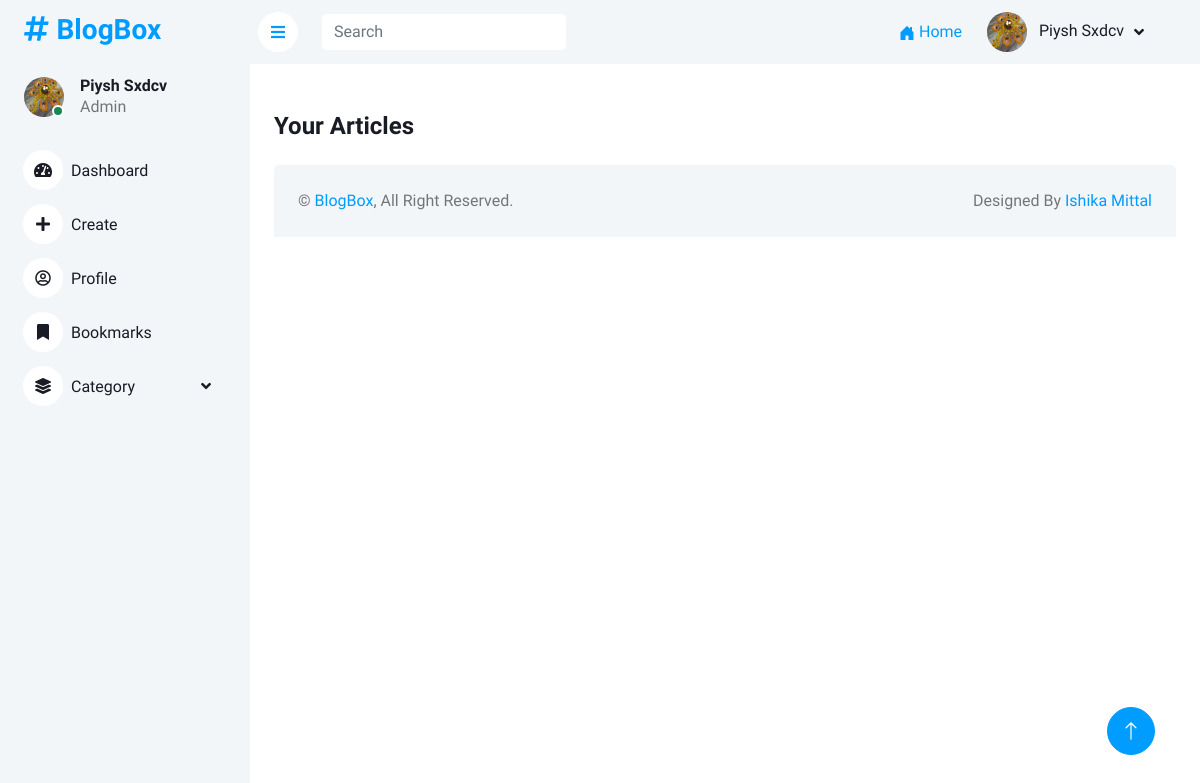
Before: /dashboard/ (signed in) with the older database file.
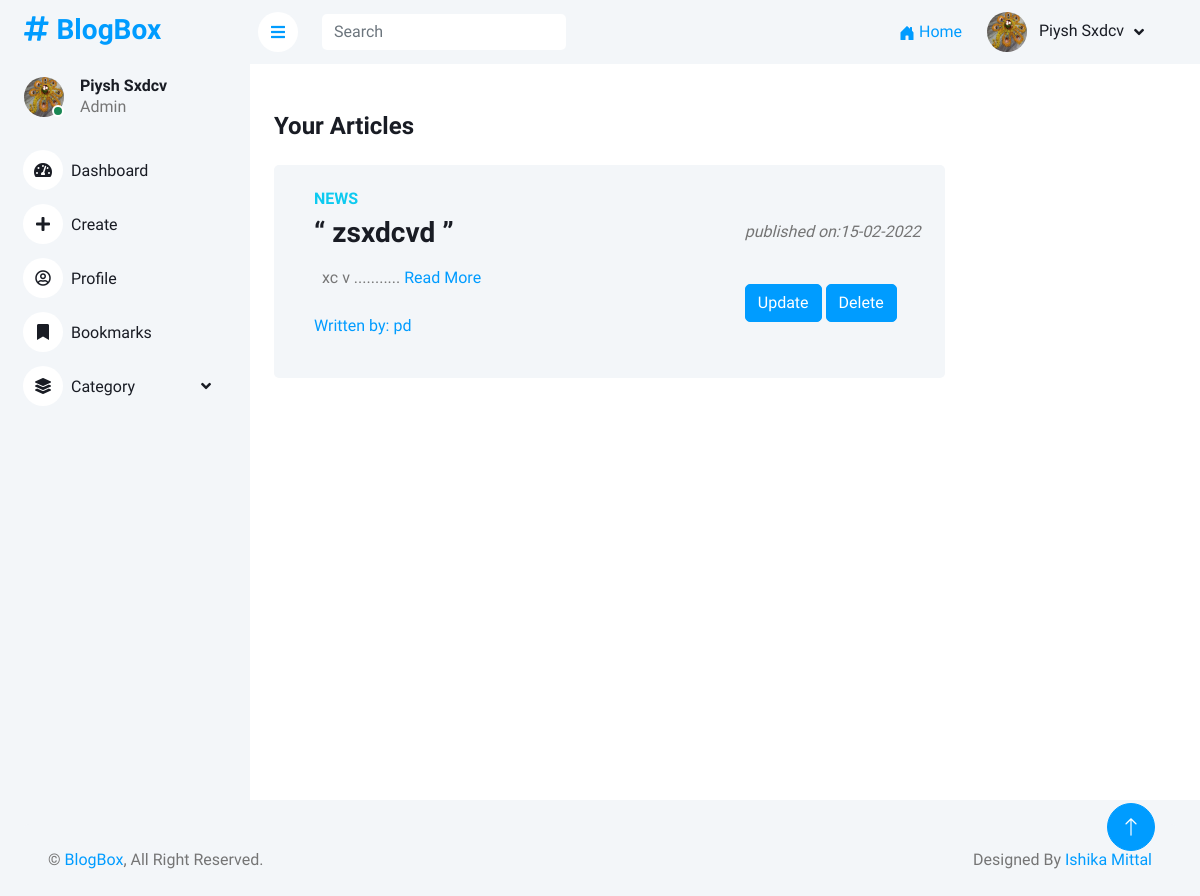
After: the same page with the newer database file.
### users/models.py (models this page shows, shortened)
class Profile(models.Model):
    user = models.OneToOneField(User, on_delete=models.CASCADE)
    img = models.ImageField(default='default.jpg', upload_to='profile_pic')

### Blog/models.py (models this page shows, shortened)
class Blog(models.Model):
    author = models.ForeignKey("auth.User",
        on_delete = models.CASCADE,
        verbose_name = "written by ")
    category = models.CharField(max_length=30, choices=CATEGORY_CHOICES)
    image = models.ImageField(upload_to='blog_img')
    title = models.CharField(max_length=100)
    content = models.TextField()
    date_posted = models.DateTimeField(default=now)
    views = models.IntegerField(default=0)

### dashboard/views.py (the view)
# urls.py: path('dashboard/', dash_views.dashboard, name='dashboard'),
@login_required
def dashboard(request):
    user = request.user
    posts = Blog.objects.filter(author=user)
    data = {}
    data['user'] = user
    data['posts'] = posts
    return render(request, "dashboard.html", data)

### dashboard/templates/dashboard/dashboard.html (shortened to what this page needs)
{% extends 'base_dash.html' %}
{% block body_block %}
<div class="row px-4 pt-5">
<h4 class="mb-0">Your Articles
</h4></div>
    {% for post in posts %}
    <div class="container-fluid pt-4 px-4">
        <div class="row g-4">
            <div class="col-sm-12 col-xl-9">
                <div class="bg-light rounded d-flex align-items-center justify-content-between p-4">
                    <div class="ms-3">
                        <h6 class=" blog-category text-info text-uppercase">{{ post.category}}</h6>
                        <h3 class="blog-title"> “ {{post.title}} ” </h3>
                        <p class=" blog-description p-2"> {{ post.content|slice:":150"|safe }}
                            ...........<a href="/article/{{ post.id }}"> Read More </a>
                        </p>
                        <p class="blog-author"><a href="#">Written by: {{ post.author }}</a>
                        </p>
                    </div>
                    <div class=" pull-right">
                        <p class=""><i>published on:{{ post.date_posted|date:"d-m-Y" }}</i> </p>
                        {% if post.author == user %}
                        <div>
                            <br>
                            <a href="/update/{{ post.id }}" class="btn btn-primary">Update</a>
                            <a href="/delete/{{ post.id }}" class="btn btn-primary">Delete</a>
                        </div>
                        {% endif %}
                    </div>
                    </div>
                </div>
            </div>
        </div>
    </div>
    {% endfor %}
    {% endblock %}

### dashboard/templates/dashboard/base_dash.html (shortened to what this page needs)
<!DOCTYPE html>
<html lang="en">
{% load static %}
<head>
  <link href="https://cdnjs.cloudflare.com/ajax/libs/font-awesome/5.10.0/css/all.min.css" rel="stylesheet" />
  <link href="https://cdn.jsdelivr.net/npm/bootstrap-icons@1.4.1/font/bootstrap-icons.css" rel="stylesheet" />
  <link href="{% static 'lib/owlcarousel/assets/owl.carousel.min.css' %}" rel="stylesheet" />
  <link href="{% static 'lib/tempusdominus/css/tempusdominus-bootstrap-4.min.css' %}" rel="stylesheet" />
  <link href="{% static 'css/bootstrap.min.css' %}" rel="stylesheet" />
  <link href="{% static 'css/style.css' %}" rel="stylesheet" />
</head>
<body>
  <div class="container-xxl position-relative bg-white d-flex p-0">
    <div class="sidebar pe-4 pb-3">
      <nav class="navbar bg-light navbar-light">
        <a href="/" class="navbar-brand mx-4 mb-3">
          <h3 class="text-primary">
            <i class="fa fa-hashtag me-2"></i>BlogBox
          </h3>
        </a>
        <div class="d-flex align-items-center ms-4 mb-4">
          <div class="position-relative">
            <img class="rounded-circle" src="{{ user.profile.img.url }}" alt="" style="width: 40px; height: 40px" />
            <div class="bg-success rounded-circle border border-2 border-white position-absolute end-0 bottom-0 p-1">
            </div>
          </div>
          <div class="ms-3">
            <h6 class="mb-0">
              {{user.first_name | title}} {{user.last_name | title}}
            </h6>
            <span>Admin</span>
          </div>
        </div>
        <div class="navbar-nav w-100">
          <a href="/dashboard/" class="nav-item nav-link "><i class="fa fa-tachometer-alt me-2"></i>Dashboard</a>
          <a href="/addpost/" class="nav-item nav-link"><i class="fas fa-plus me-2"></i>Create</a>
          <a href="/profile/" class="nav-item nav-link"><i class="far fa-user-circle me-2"></i>Profile</a>
          <a href="#" class="nav-item nav-link"><i class="fas fa-bookmark me-2"></i>Bookmarks</a>
          <div class="nav-item dropdown">
            <a href="#" class="nav-link dropdown-toggle" data-bs-toggle="dropdown"><i
                class="fas fa-layer-group me-2"></i>Category</a>
          </div>
        </div>
    </div>
  </div>
  <div class="content">
    <nav class="navbar navbar-expand bg-light navbar-light align-items-center sticky-top px-2 py-0">
      <a href="#" class="sidebar-toggler flex-shrink-0">
        <i class="fa fa-bars"></i>
      </a>
      <form class="d-none d-md-flex ms-4">
        <input class="form-control border-0" type="search" placeholder="Search" />
      </form>
      <div class="navbar-nav align-items-center ms-auto px-5">
        <div class="nav-item dropdown">
          <a href="{% url 'blog-home' %}">
            <span class="d-none d-lg-inline-flex">Home</span>
          </a>
        </div>
        <div class="nav-item dropdown">
          <a href="#" class="nav-link dropdown-toggle" data-bs-toggle="dropdown">
            <img class="rounded-circle me-lg-2" src="{{ user.profile.img.url }}" alt=""
              style="width: 40px; height: 40px" />
            <span class="d-none d-lg-inline-flex">{{user.first_name | title}} {{user.last_name | title}}</span>
          </a>
        </div>
      </div>
    </nav>
<div>
    {% block body_block %} {% endblock %}
</div>
    <div class="container-fluid pt-4 px-4">
        <div class="bg-light rounded-top p-4">
          <div class="row">
            <div class="col-12 col-sm-6 text-center text-sm-start">
              &copy; <a href="#">BlogBox</a>, All Right Reserved.
            </div>
            <div class="col-12 col-sm-6 text-center text-sm-end">
              Designed By
              <a href="https://github.com/ishikaamittal">Ishika Mittal</a>
            </div>
          </div>
        </div>
      </div>
    </div>
    <a href="#" class="btn btn-lg btn-primary btn-lg-square back-to-top"><i class="bi bi-arrow-up"></i></a>
  </body>
  </html>

### static/css/style.css (style rules this page uses)
:root { --primary: #009CFF; --light: #F3F6F9; --dark: #191C24; }
.back-to-top { position: fixed; display: none; right: 45px; bottom: 45px; z-index: 99; }
.btn { transition: .5s; }
.btn.btn-primary { color: #FFFFFF; }
.btn-lg-square { width: 48px; height: 48px; }
.btn-square, .btn-sm-square, .btn-lg-square { padding: 0; display: inline-flex; align-items: center; justify-content: center; font-weight: normal; border-radius: 50px; }
.sidebar { position: fixed; top: 0; left: 0; bottom: 0; width: 250px; height: 100vh; overflow-y: auto; background: var(--light); transition: 0.5s; z-index: 999; }
.content { margin-left: 250px; min-height: 100vh; background: #FFFFFF; transition: 0.5s; }
@media (min-width: 992px) { .sidebar { margin-left: 0; } }
@media (min-width: 992px) { .content { width: calc(100% - 250px); } }
.sidebar .navbar .navbar-nav .nav-link { padding: 7px 20px; color: var(--dark); font-weight: 500; border-left: 3px solid var(--light); border-radius: 0 30px 30px 0; outline: none; }
.sidebar .navbar .navbar-nav .nav-link i { width: 40px; height: 40px; display: inline-flex; align-items: center; justify-content: center; background: #FFFFFF; border-radius: 40px; }
.sidebar .navbar .dropdown-toggle::after { position: absolute; top: 15px; right: 15px; border: none; content: "\f107"; font-family: "Font Awesome 5 Free"; font-weight: 900; transition: .5s; }
.content .navbar .navbar-nav .nav-link { margin-left: 25px; padding: 12px 0; color: var(--dark); outline: none; }
.content .navbar .sidebar-toggler, .content .navbar .navbar-nav .nav-link i { width: 40px; height: 40px; display: inline-flex; align-items: center; justify-content: center; background: #FFFFFF; border-radius: 40px; }
.content .navbar .dropdown-toggle::after { margin-left: 6px; vertical-align: middle; border: none; content: "\f107"; font-family: "Font Awesome 5 Free"; font-weight: 900; transition: .5s; }

Changed rows visible on the page:
added Blog: category "NEWS", title "zsxdcvd", content "xc v", author "pd", date_posted "15-02-2022"
